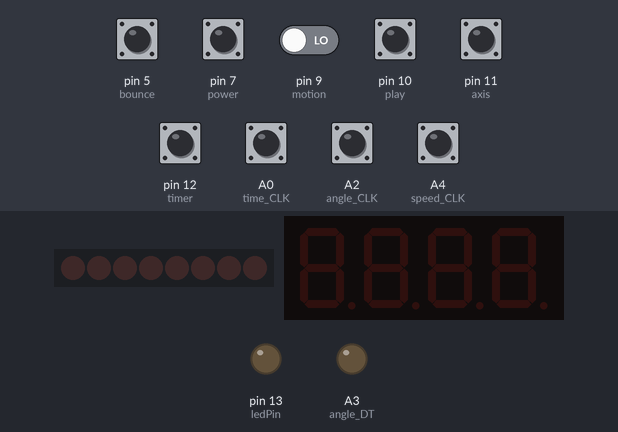
Recording of a sketch running on a simulated Arduino Uno, built with avr-gcc and run on an emulated ATmega328P. Parts: 8 shift-register outputs drawn as a row of LEDs (first output left, lit = HIGH), 4-digit seven-segment display, output pins drawn as LEDs (lit = HIGH). Wiring (inferred from the names in the program): shift register (74HC595): data pin 8; shift clock pin 6; latch pin 4. Wiring (inferred from the signals the program sends): row of LEDs: on Q0, Q1, Q2, Q3, Q4, Q5, Q6, Q7. The inputs (shaded band) are chosen by the test bench; at power-on: A0 (time_CLK), A2 (angle_CLK), A4 (speed_CLK), pin 5 (bounce), pin 7 (power), pin 10 (play), pin 11 (axis), pin 12 (timer) HIGH, pin 9 (motion) LOW. Pins used as bus, display or sensor lines are not drawn.

Above: at 1.2 s.
1.3 s: pin 7 (power) pulled LOW for 0.15 s
At 1.42 s:
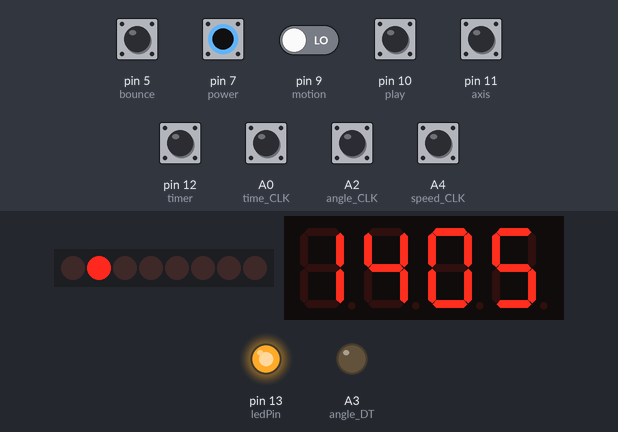
3.0 s: pin 7 (power) pulled LOW for 1 s
At 4.5 s:
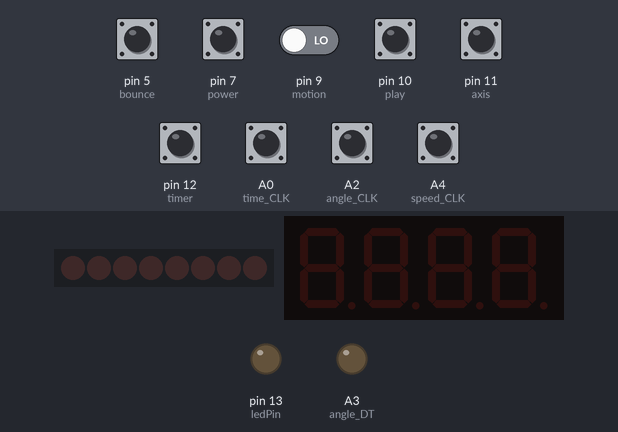
Timing chart, 0 to 6.0 s (numbered marks = the images above; inputs shaded):
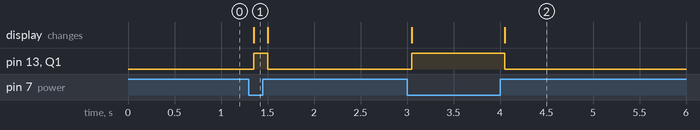

The sketch:

Control_Panel.ino
```cpp
// Import necessary libraries for 7-segment display
#include <Wire.h>
#include <Adafruit_GFX.h>
#include <ezButton.h>
#include "Adafruit_LEDBackpack.h"
#include <SoftwareSerial.h>

#define rxPin 0
#define txPin 1

SoftwareSerial mySerial = SoftwareSerial(rxPin, txPin);

Adafruit_AlphaNum4 alpha4 = Adafruit_AlphaNum4();

//Assign pins
ezButton power(7);  // Power
ezButton play(10);  // Play/Pause
ezButton bounce(5); // Bounce Toggle
ezButton motion(9);   // Baby/Auto Mode
ezButton axis(11);  // Toggle 3 axis choices
ezButton timer(12); // Timer press in
#define speed_DT A5
#define speed_CLK A4
#define angle_DT A3
#define angle_CLK A2
#define time_DT A1
#define time_CLK A0
#define register_RCLK 4
#define register_SRCLK 6
#define register_SER 17
#define ledPin 13
#define latchPin 4
#define clockPin 6
#define dataPin 8

// Initializing variables
int timer_state = 0;  //Crono = 1, stopwatch = 0
int outputAngleValue = 1;
int outputSpeedValue = 1;
int state = 0;
long message = 0;
/*
 * message bit meaning from left to right:
 * 1. Motion type
 * 2. Axis
 * 3. Angle
 * 4. Speed
 * 5. Bounce
 */
boolean powerState = 0;
boolean startState = 0;
int axisState = 3; //1 for pitch, 2 for roll, 3 for combine
boolean motionState = 0; //0 for auto mode, 1 for baby mode
int duration = 845;
boolean speedRotaryState = 0;
boolean angleRotaryState = 0;
boolean timeRotaryState = 0;
int bounceState = 0; //0 for off, 1 for on
boolean timerDir = 0; //0 for count down, 1 for count up
long timerReset = 0;
long targetTime = 0;
long displayLetterTime = 0;

uint16_t number[] = {0x0C3F,0x0406,0x00DB,0x008F,0x00E6,
                   /* 0      1      2       3       4*/
                     0x00ED,0x00FD,0x01401,0x00FF,0x00EF};
                   /* 5      6      7      8         9 */

int rotary(int CLK, int DT, boolean lastStateCLK){
  boolean currentStateCLK = digitalRead(CLK);

  if (currentStateCLK != lastStateCLK  && currentStateCLK == 1){
    if (digitalRead(DT) != currentStateCLK) {
      return 1;
    } else {
      // Encoder is rotating CW so increment
      return -1;
    }
    }else{
      return 0;
    }
}

byte smallLed(int speedValue, int angleValue, int axis){
  int ledRegister = 0;
  if (speedValue > 3){
    bitSet(ledRegister, 3);
  }
  if (speedValue > 6){
    bitSet(ledRegister, 2);
  }
  if (angleValue > 3){
    bitSet(ledRegister, 0);
  }
  if (angleValue > 6){
    bitSet(ledRegister, 1);
  }
  switch (axis){
    case 1:
    bitSet(ledRegister, 5);
    break;
    case 2:
    bitSet(ledRegister, 7);
    break;
    default:
    bitSet(ledRegister, 6);
    break;
  }
  return ledRegister;
}

void ledDisplay(int duration){
  if (duration > 5999){
    return;
  }
  int durationMin = duration / 60;
  int durationSec = duration - 60 * durationMin;
  int durationMin1 = durationMin / 10;
  durationMin = durationMin - durationMin1 * 10;
  int durationSec1 = durationSec /10;
  durationSec = durationSec - durationSec1 * 10;
  alpha4.writeDigitRaw(0, number[durationMin1]);
  alpha4.writeDigitRaw(1, number[durationMin]);
  alpha4.writeDigitRaw(2, number[durationSec1]);
  alpha4.writeDigitRaw(3, number[durationSec]);
  alpha4.writeDisplay();
}

void angleDisplay(int num){
  alpha4.writeDigitRaw(0, 0x00F7);
  alpha4.writeDigitRaw(1, 0x2136);
  alpha4.writeDigitRaw(2, 0x00BD);
  alpha4.writeDigitRaw(3, number[num]);
  alpha4.writeDisplay();
}

void speedDisplay(int num){
  alpha4.writeDigitRaw(0, 0x018D);
  alpha4.writeDigitRaw(1, 0x00F3);
  alpha4.writeDigitRaw(2, 0x120F);
  alpha4.writeDigitRaw(3, number[num]);
  alpha4.writeDisplay();
}

// Setup function
void setup() {
  Serial.begin(9600);
  mySerial.begin(9600);
  alpha4.begin(0x70);
  power.setDebounceTime(50); // set debounce time to 50 milliseconds
  play.setDebounceTime(50);
  bounce.setDebounceTime(50);
  motion.setDebounceTime(50);
  axis.setDebounceTime(50);
  timer.setDebounceTime(50);
  pinMode(angle_DT, INPUT);
  pinMode(angle_CLK, INPUT);
  pinMode(speed_DT, INPUT);
  pinMode(speed_CLK, INPUT);
  pinMode(time_DT, INPUT);
  pinMode(time_CLK, INPUT);
  pinMode(register_RCLK, OUTPUT);
  pinMode(register_SRCLK, OUTPUT);
  pinMode(register_SER, OUTPUT);
  pinMode(ledPin, OUTPUT);
  pinMode(latchPin, OUTPUT);
  pinMode(dataPin, OUTPUT);
  pinMode(clockPin, OUTPUT);
}

boolean lastStateAngleCLK = digitalRead(angle_CLK);
boolean lastStateSpeedCLK = digitalRead(speed_CLK);
boolean lastStateTimeCLK = digitalRead(time_CLK);

// Loop function
void loop() {
  power.loop(); // MUST call the loop() function first
  play.loop();
  bounce.loop();
  motion.loop();
  axis.loop();
  timer.loop();
  byte ledRegister = 0;

  powerState = !(power.getState());

  if (powerState){
    ledRegister = smallLed(outputSpeedValue, outputAngleValue, axisState);
    if (play.isReleased()){
      startState = !startState;
    }
    if (!startState){
      if (timer.isReleased()){
        timerDir = !timerDir;
        timerReset = 0;
      }
      if (!(timer.getState()) && timerReset == 0){
        timerReset = millis() + 3000;
      }else if (!(timer.getState()) && timerReset < millis()){
        duration = 0;
      }
      motionState = motion.getState();
      if (axis.isReleased()){
        if (axisState < 3){
          axisState++;
        }else{
          axisState = 1;
        }
        mySerial.write(30+axisState);
      }
      bounceState = bounce.getState();
    }
  }

  if (powerState){
    if (displayLetterTime < millis()){
      ledDisplay(duration);
    }
    state = 1;
    digitalWrite(latchPin, LOW);
    shiftOut(dataPin, clockPin, LSBFIRST, ledRegister);
    digitalWrite(latchPin, HIGH);
    digitalWrite(ledPin, HIGH);
    if (startState){
      mySerial.write(10+outputSpeedValue);
      mySerial.write(20+outputAngleValue);
      mySerial.write(40+bounceState);
      mySerial.write(100);
      if (timerDir){
        if (targetTime == 0){
          targetTime = millis() + 1000;
        }
        if (targetTime < millis()){
          duration++;
          targetTime = targetTime + 1000;
        }
      }else{
        if (targetTime == 0){           // Counting down
          targetTime = millis() + 1000;
        }else if (targetTime < millis()){
          duration--;
          targetTime = targetTime + 1000;
        }
      }
      state = 2;
      if (axisState == 1){
        state = 3;
      }else if (axisState == 2){
        state = 4;
      }
      if (motionState){
        state = 5;
      }
    }else{
      targetTime = 0;
      int angleDir = rotary(angle_CLK, angle_DT, lastStateAngleCLK);
      int speedDir = rotary(speed_CLK, speed_DT, lastStateSpeedCLK);
      int timeDir = rotary(time_CLK, time_DT, lastStateTimeCLK);
      lastStateAngleCLK = digitalRead(angle_CLK);
      lastStateSpeedCLK = digitalRead(speed_CLK);
      lastStateTimeCLK = digitalRead(time_CLK);
      if (angleDir == 1 && outputAngleValue < 9){
        outputAngleValue++;
        displayLetterTime = millis() + 2000;
        angleDisplay(outputAngleValue);
      }
      if (angleDir == -1 && outputAngleValue > 1){
        outputAngleValue--;
        displayLetterTime = millis() + 2000;
        angleDisplay(outputAngleValue);
      }
      if (speedDir == 1 && outputSpeedValue < 9){
        outputSpeedValue++;
        displayLetterTime = millis() + 2000;
        speedDisplay(outputSpeedValue);
      }
      if (speedDir == -1 && outputSpeedValue > 1){
        outputSpeedValue--;
        displayLetterTime = millis() + 2000;
        speedDisplay(outputSpeedValue);
      }
      if (timeDir == 1 && duration < 5939){
        duration += 60;
      }
      if (timeDir == -1 && duration > 30){
        duration -= 30;
      }
    }
  }else{
    alpha4.clear();
    alpha4.writeDisplay();
    targetTime = 0;
    outputSpeedValue = 1;
    outputAngleValue = 1;
    startState = 0;
    state = 1;
    duration = 845;
    digitalWrite(ledPin, LOW);
    ledRegister = 0;
    digitalWrite(latchPin, LOW);
    shiftOut(dataPin, clockPin, LSBFIRST, ledRegister);
    digitalWrite(latchPin, HIGH);
  }
  if (!timerDir && duration < 0){
    startState = 0;
    duration = 845;
  }else if (timerDir && duration >= 5998){
    startState = 0;
  }

  switch (state){
    case 1:
    message = 0;
    break;
    case 2:
    message = 100;
    //message = 1000 + bounceState*100 + outputAngleValue * 10 + outputSpeedValue;
    break;
    case 3:
    message = 200;
    //message = 2000 + bounceState*100 + outputAngleValue * 10 + outputSpeedValue;
    break;
    case 4:
    message = 256;
    //message = 3000 + bounceState*100 + outputAngleValue * 10 + outputSpeedValue;
    break;
    case 5:
    message = 4;
    break;
  }
//  mySerial.write(message);
  }
```

Measured:
- after the input at 1.3 s, pin 13 (ledPin), Q1: LOW → HIGH after 0.05 s, → LOW 0.15 s later; the display: changes after 0.05 s (image 1)
- after the input at 3.0 s, pin 13 (ledPin), Q1: LOW → HIGH after 0.05 s, → LOW 1.0 s later; the display: first changes after 0.05 s (image 2 shows a later state)
